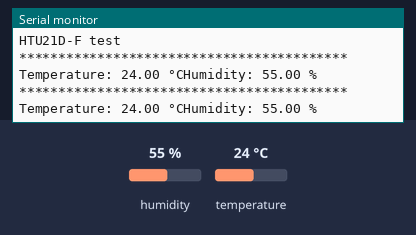
The sketch below on a simulated Arduino Uno, built with avr-gcc and run on an emulated ATmega328P. Shown: the last lines printed to the serial monitor. The test bench sets the inputs (shaded band); at power-on: humidity 55 %, temperature 24 °C.

Above: at 10.8 s.
10.9 s: humidity set to 22 %
At 20.7 s:
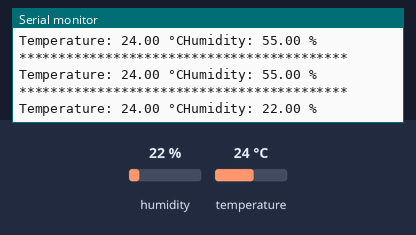
20.9 s: temperature set to 12 °C
At 30.7 s:
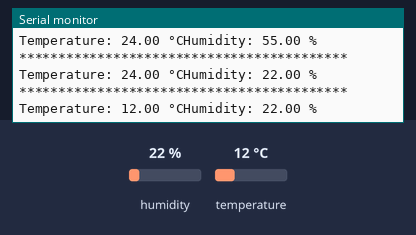
30.9 s: humidity set to 40 %
At 40.7 s:
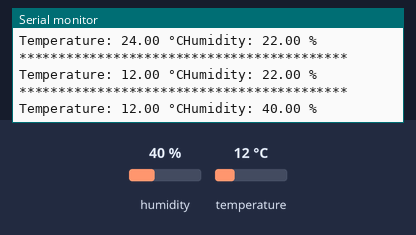
Timing chart, 0 to 42.2 s (numbered marks = the images above; inputs shaded):
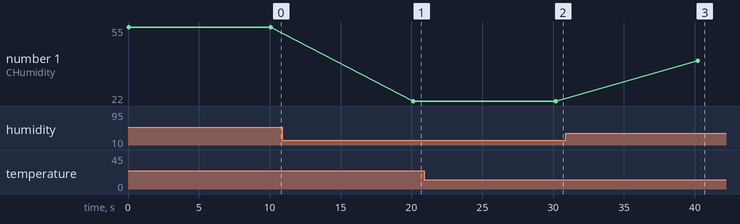

The sketch:

HTU21D_F_Initialization.ino
```cpp
/*********
 By Alexandros Panagiotakopoulos - alexandrospanag.github.io
*********/

#include <Wire.h> //original library from arduino IDE : https://www.arduino.cc/reference/en/language/functions/communication/wire/
#include "Adafruit_HTU21DF.h" //original library was made by adafruit

Adafruit_HTU21DF htu = Adafruit_HTU21DF();

void setup() {
  Serial.begin(9600);
  Serial.println("HTU21D-F test");

  if (!htu.begin()) { //check if the sensor is connected properly or was found
    Serial.println("Couldn't find sensor!"); //if the sensor was not found print the appropriate message
    while (1);
  }
}

void loop() {
    Serial.println("****************************************** ");
    float temp = htu.readTemperature(); //read the temperature
    float r_h = htu.readHumidity(); //read the relative humidity

    //print the temperature
    Serial.print("Temperature: ");
    Serial.print(temp);
    Serial.print(" °C");

    //print the relative humidity
    Serial.print("Humidity: ");
    Serial.print(r_h);
    Serial.println(" \%");

    delay(10000); //delay for 10 seconds
}
```

Measured:
- after the input at 10.9 s, the serial monitor: prints a new line after 9.2 s (image 1)
- after the input at 20.9 s, the serial monitor: prints a new line after 9.3 s (image 2)
- after the input at 30.9 s, the serial monitor: prints a new line after 9.3 s (image 3)
- plotted number 1: 55 → 22 after the input at 10.9 s, 22 → 40 after the input at 30.9 s
